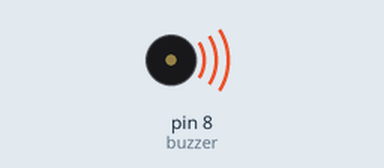
This sketch was run on a simulated Arduino Uno, built with avr-gcc and run on an emulated ATmega328P. Shown: buzzer (waves = sounding).

Above: at 0.5 s.
Timing chart, 0 to 4.6 s (numbered marks = the images above):
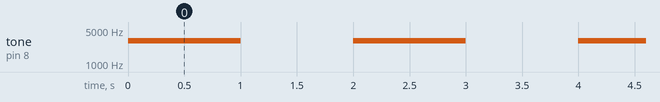

Measured:
- by itself, tone on pin 8 (buzzer): alternates 3000 Hz for 1.0 s and silent for 1.0 s

The sketch:

PMW_for_Buzzer.ino
```cpp
/* Arduino tutorial - Buzzer / Piezo Speaker
   More info and circuit: http://www.ardumotive.com/how-to-use-a-buzzer-en.html
   Dev: Michalis Vasilakis // Date: 9/6/2015 // www.ardumotive.com */

const int buzzer = 8; //buzzer to arduino pin 9

void setup(){
  pinMode(buzzer, OUTPUT); // Set buzzer - pin 9 as an output
//  tone(buzzer, 3000);
}

void loop(){
  tone(buzzer, 3000); // Send 1KHz sound signal...
  delay(1000);        // ...for 1 sec
  noTone(buzzer);     // Stop sound...
  delay(1000);        // ...for 1sec
}
```
